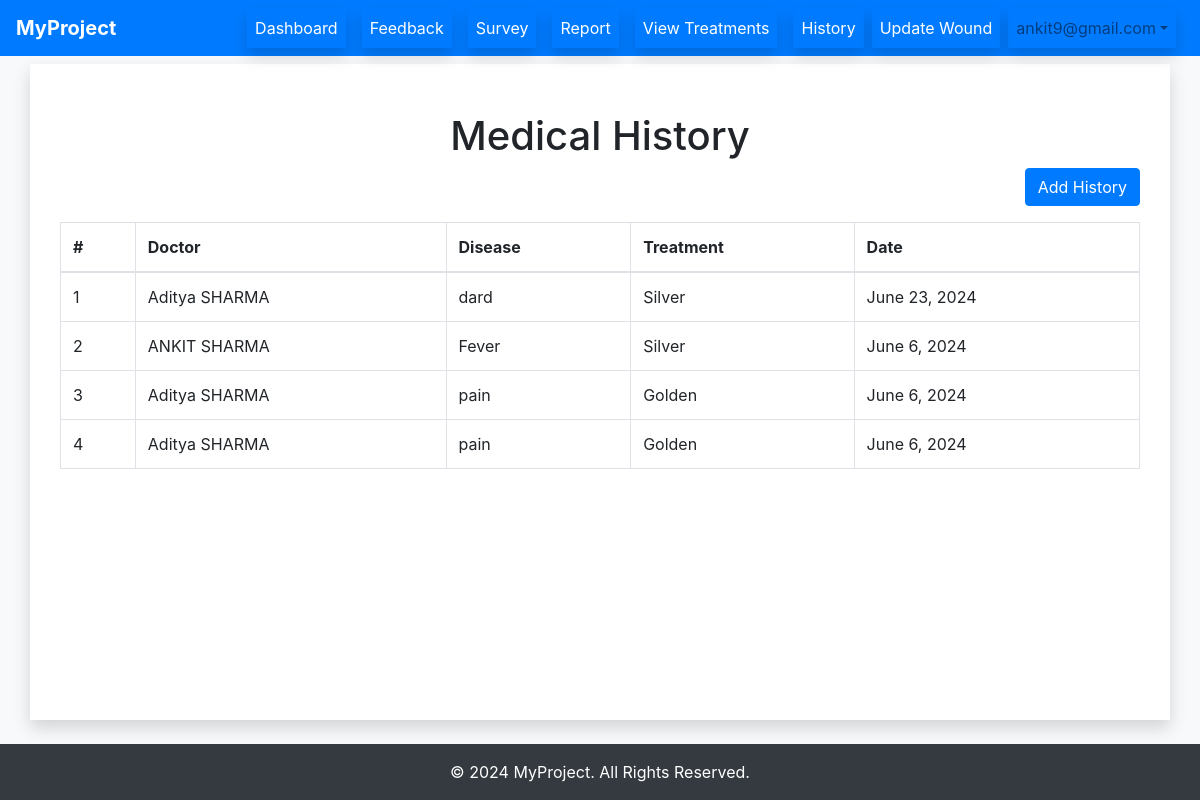
/history/ (signed in), run on the app's committed database.
### main/models.py (models this page shows, shortened)
class History(models.Model):
    patient = models.ForeignKey(Patient, on_delete=models.CASCADE)
    doctor = models.ForeignKey(Doctor, on_delete=models.CASCADE)
    plan = models.ForeignKey(TreatmentPlan, on_delete=models.CASCADE)
    disease = models.CharField(max_length=100)
    date = models.DateField()

class Doctor(models.Model):
    user = models.OneToOneField(User, on_delete=models.CASCADE)
    name = models.CharField(max_length=100)
    phone = models.CharField(max_length=15)
    age = models.IntegerField()
    department = models.CharField(max_length=100, null=True, blank=True)
    qualification = models.CharField(max_length=100, null=True, blank=True)
    specialty = models.CharField(max_length=100, null=True, blank=True)
    profile_pic = models.ImageField(upload_to='profile_pic/Doctor/', null=True, blank=True)

class TreatmentPlan(models.Model):
    name = models.CharField(max_length=100, default='Treatment Plan')
    doctor = models.ForeignKey(Doctor, on_delete=models.CASCADE)
    spending = models.FloatField(default=0)
    description = models.TextField()

### main/decorators.py (the view)
    @login_required(login_url='/login/')
    def _wrapped_view(request, *args, **kwargs):
        try:
            request.user.patient
        except Patient.DoesNotExist:
            auth_logout(request)
            return HttpResponseRedirect(reverse('login'))
        return view_func(request, *args, **kwargs)

### main/views.py (called while the page is built)
@patient_required
def Viewhistory(request):
    user = request.user
    patient = Patient.objects.get(user=user)
    historys = History.objects.filter(patient=patient)
    return render(request, 'history.html', {'historys': historys})

### templates/history.html (shortened to what this page needs)
{% extends 'base.html' %}
{% block content %}
<div class="container mt-5">
    <h1 class="text-center">Medical History</h1>
    <div class="text-right mb-3">
        <a href="{% url 'addhistory' %}" class="btn btn-primary">Add History</a>
    </div>
    <div class="table-responsive">
        <table class="table table-bordered table-hover">
            <thead>
                <tr>
                    <th>#</th>
                    <th>Doctor</th>
                    <th>Disease</th>
                    <th>Treatment</th>
                    <th>Date</th>
                </tr>
            </thead>
            <tbody>
                {% for history in historys %}
                <tr>
                    <td>{{ forloop.counter }}</td>
                    <td>{{ history.doctor.name }}</td>
                    <td>{{ history.disease }}</td>
                    <td>{{ history.plan.name }}</td>
                    <td>{{ history.date }}</td>
                </tr>
                {% endfor %}
            </tbody>
        </table>
    </div>
</div>
{% endblock %}

### templates/base.html (style rules this page uses)
html, body { height: 100%; margin: 0; }

### data on the page
History: doctor.name "Aditya SHARMA", disease "dard", plan.name "Silver", date "June 23, 2024"
History: doctor.name "ANKIT SHARMA", disease "Fever", plan.name "Silver", date "June 6, 2024"
History: doctor.name "Aditya SHARMA", disease "pain", plan.name "Golden", date "June 6, 2024"
History: doctor.name "Aditya SHARMA", disease "pain", plan.name "Golden", date "June 6, 2024"

### other printed values
{{ request.session.name }} "ankit9@gmail.com"
